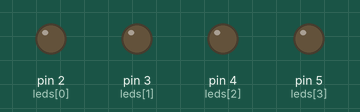
Simulated run of this sketch. Board: Arduino Uno, built with avr-gcc and run on an emulated ATmega328P. Parts: output pins drawn as LEDs (lit = HIGH).

Above: at 0.1 s.
At 4.6 s:
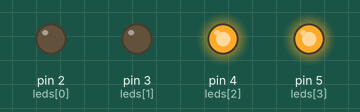
At 8.1 s:
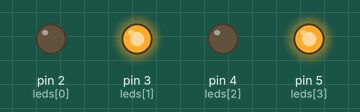
At 18.6 s:
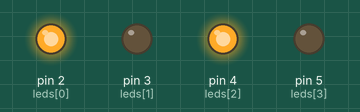
At 28.1 s:
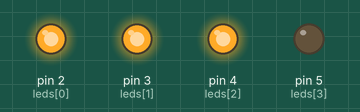
At 38.6 s:
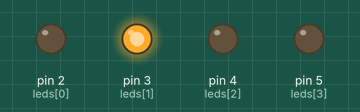
Timing chart, 0 to 40.0 s (numbered marks = the images above):
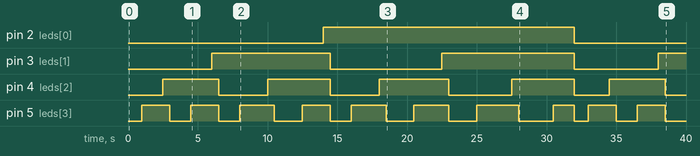

The sketch:

delay_Variable.ino
```cpp
int leds[] = {2, 3, 4, 5};
int numLeds = 4;

void setup() {
  for (int i = 0; i < numLeds; i++) {
    pinMode(leds[i], OUTPUT);
  }
}

void loop() {
  for (int i = 0; i < 16; i++) {
    mostrarBinario(i);
    delay(1000);
  }
}

void mostrarBinario(int num) {
  for (int i = 0; i < numLeds; i++) {
    int bit = (num >> (numLeds - i - 1)) & 1;
    if (bit == 1) {
      digitalWrite(leds[i], HIGH);
      delay(500);
    } else {
      digitalWrite(leds[i], LOW);
    }
  }
}
```

Measured:
- by itself, pin 2 (leds[0]): LOW → HIGH at 14.0 s, → LOW 18.0 s later
- by itself, pin 3 (leds[1]): goes HIGH 8.5 s, LOW 8.0 s, HIGH 9.5 s, LOW 6.0 s, then HIGH
- by itself, pin 4 (leds[2]): LOW → HIGH at 2.5 s, → LOW 4.0 s later, → HIGH 3.5 s later, → LOW 4.5 s later, … (10 changes in this stretch)
- by itself, pin 5 (leds[3]): LOW → HIGH at 1.0 s, → LOW 2.0 s later, → HIGH 1.5 s later, → LOW 2.0 s later, … (20 changes in this stretch)
